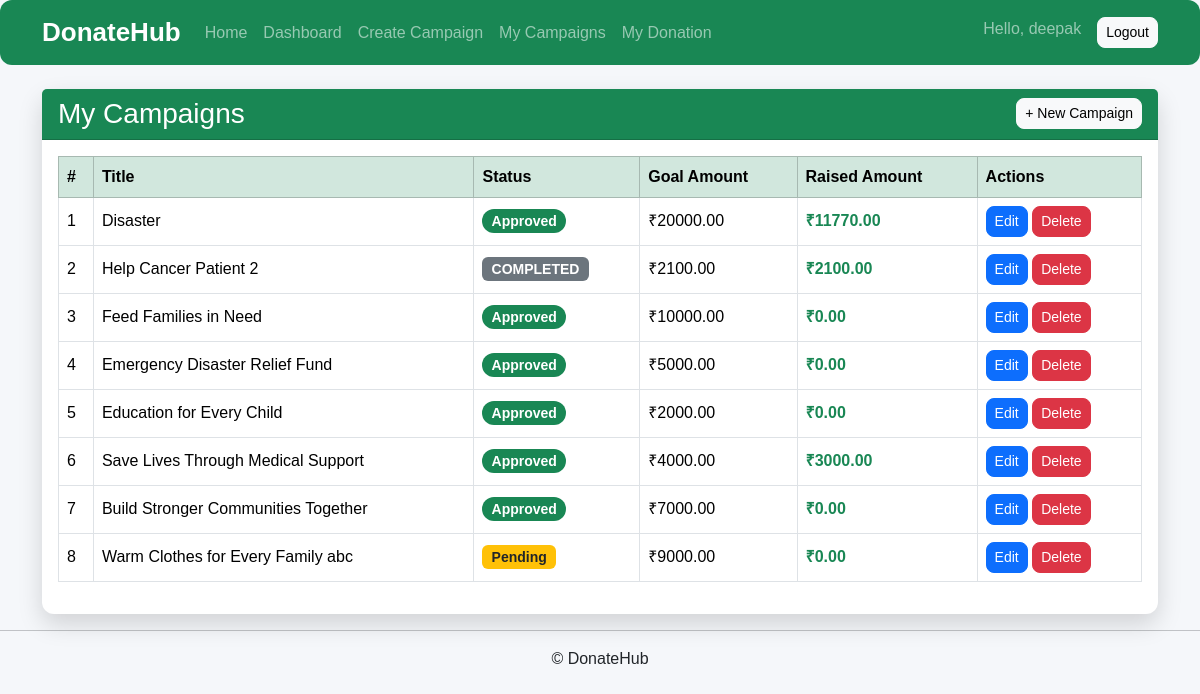
Page /campaigns/my/ (signed in) on the earlier database version.
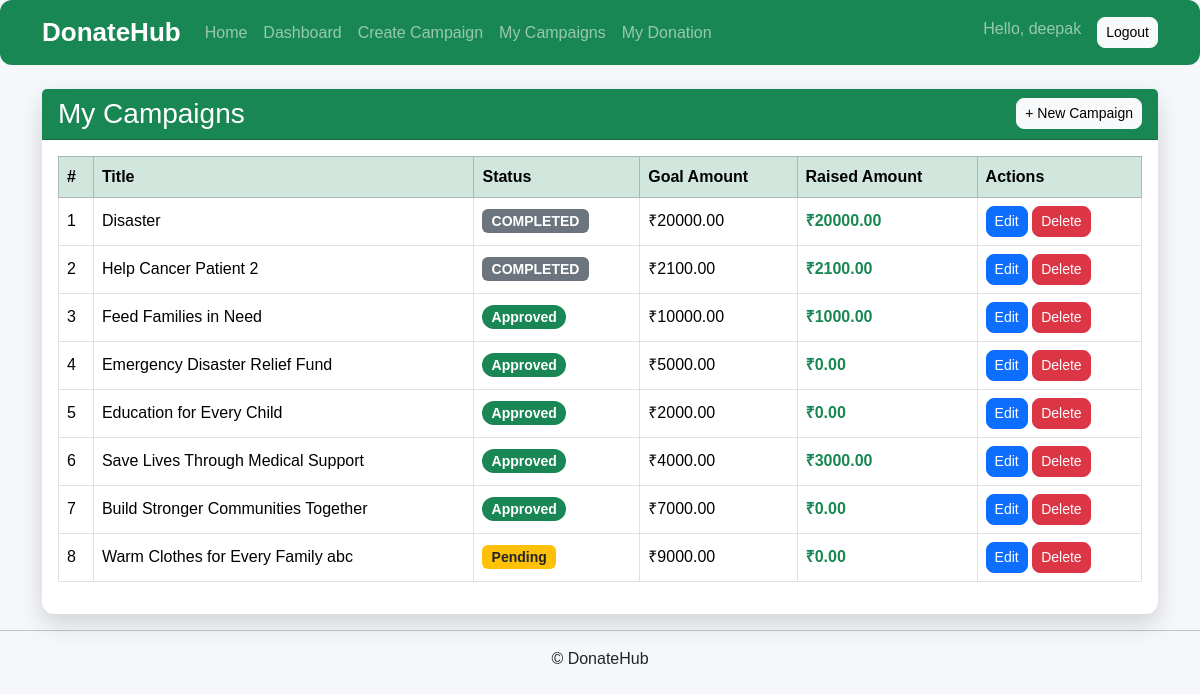
Same page on the later database version.
### campaigns/models.py (models this page shows, shortened)
class Campaign(models.Model):
    CATEGORY_CHOICES = [
        ("OTHER", "Other"),
        ("MEDICAL", "Medical"),
        ("EDUCATION", "Education"),
        ("FOOD", "Food"),
        ("DISASTER", "Disaster Relief"),
    ]
    STATUS_CHOICES = [
        ("PENDING", "Pending"),
        ("APPROVED", "Approved"),
        ("REJECTED", "Rejected"),
        ("COMPLETED", "Completed"),
    ]
    ngo = models.ForeignKey(
        settings.AUTH_USER_MODEL,
        on_delete=models.CASCADE,
        related_name="campaigns"
    )
    title = models.CharField(
        max_length=200
    )
    description = models.TextField()
    category = models.CharField(
        max_length=20,
        choices=CATEGORY_CHOICES,
        default="OTHER"
    )
    goal_amount = models.DecimalField(
        max_digits=10,
        decimal_places=2
    )
    raised_amount = models.DecimalField(
        max_digits=10,
        decimal_places=2,
        default=0
    )
    image = models.ImageField(
        upload_to="campaigns/",
        blank=True,
        null=True
    )
    status = models.CharField(
        max_length=20,
        choices=STATUS_CHOICES,
        default="PENDING"
    )
    created_at = models.DateTimeField(
        auto_now_add=True
    )

### campaigns/views.py (the view)
@login_required
def my_campaigns(request):
    if request.user.role !="NGO":
        return redirect("home")
    campaigns=Campaign.objects.filter(
        ngo=request.user
    )
    return render(
        request,
        "campaigns/my_campaigns.html",
        {
            "campaigns":campaigns
        }
    )

### templates/campaigns/my_campaigns.html (shortened to what this page needs)
{% extends "base.html" %}
{% block content %}
<div class="card shadow">
    <div class="card-header bg-success text-white d-flex justify-content-between align-items-center">
        <h3 class="mb-0">My Campaigns</h3>
        <a href="{% url 'create_campaign' %}" class="btn btn-light btn-sm">
            + New Campaign
        </a>
    </div>
    <div class="card-body">
        {% if campaigns %}
        <div class="table-responsive">
            <table class="table table-hover table-bordered align-middle">
                <thead class="table-success">
                    <tr>
                        <th>#</th>
                        <th>Title</th>
                        <th>Status</th>
                        <th>Goal Amount</th>
                        <th>Raised Amount</th>
                        <th>Actions</th>
                    </tr>
                </thead>
                <tbody>
                    {% for campaign in campaigns %}
                    <tr>
                        <td>{{ forloop.counter }}</td>
                        <td>{{ campaign.title }}</td>
                        <td>
                            {% if campaign.status == "APPROVED" %}
                                <span class="badge bg-success">Approved</span>
                            {% elif campaign.status == "PENDING" %}
                                <span class="badge bg-warning text-dark">Pending</span>
                            {% elif campaign.status == "REJECTED" %}
                                <span class="badge bg-danger">Rejected</span>
                            {% else %}
                                <span class="badge bg-secondary">{{ campaign.status }}</span>
                            {% endif %}
                        </td>
                        <td>₹{{ campaign.goal_amount }}</td>
                        <td class="text-success fw-bold">
                            ₹{{ campaign.raised_amount }}
                        </td>
                        <td>
                            <a href="{% url 'edit_campaign' campaign.id %}"
                                class="btn btn-primary btn-sm">
                                Edit
                            </a>
                            <form method="POST"
                                    action="{% url 'delete_campaign' campaign.id %}"
                                    style="display:inline;"
                                    onsubmit="return confirm('Are you sure you want to delete this campaign?');">
                                <button class="btn btn-danger btn-sm">
                                Delete
                            </button>
                            </form>
                        </td>
                    </tr>
                    {% endfor %}
                </tbody>
            </table>
        </div>
        {% endif %}
    </div>
</div>
{% endblock %}

Differences in the rows shown:
changed Campaign "Disaster": status (not shown) → "COMPLETED"; raised_amount "11770.00" → "20000.00"; no longer shows "Approved"
changed Campaign "Feed Families in Need": raised_amount "0.00" → "1000.00"
